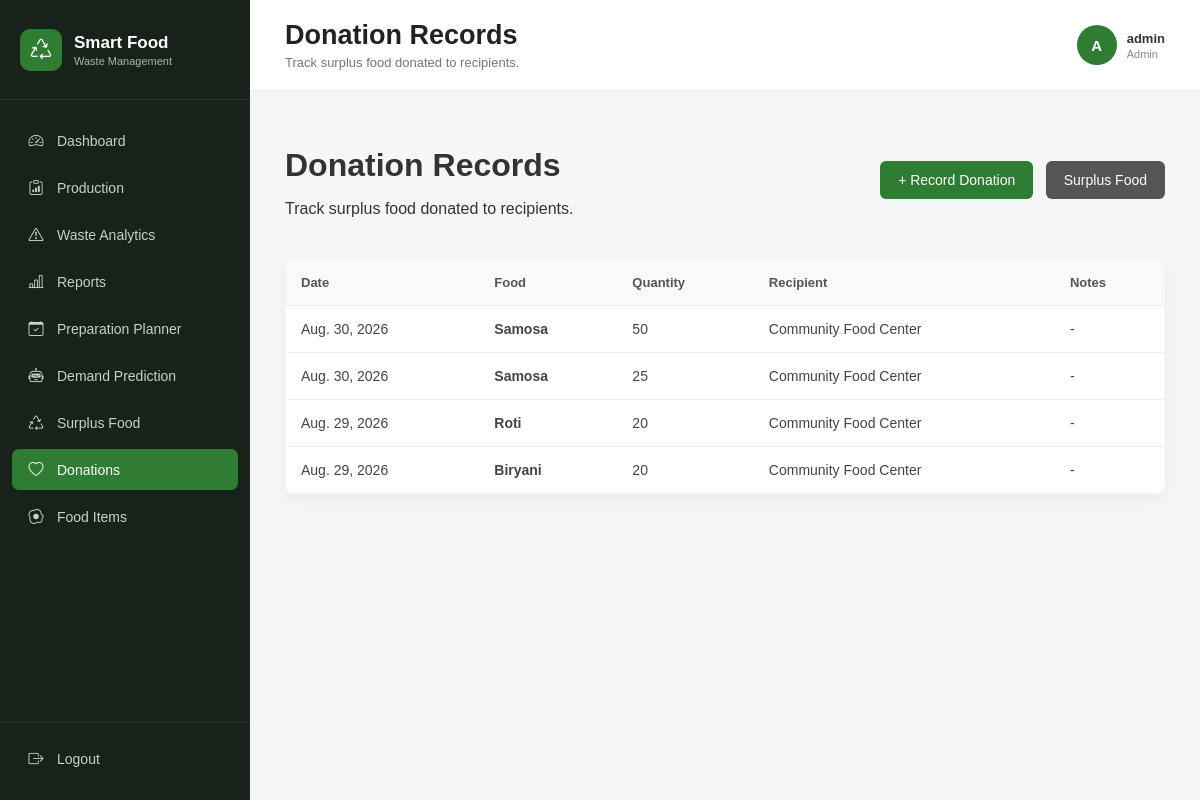
The app's page /donations/ (signed in) with its own data.
### waste_management/models.py (models this page shows, shortened)
class Donation(models.Model):
    surplus_food = models.ForeignKey(
        SurplusFood,
        on_delete=models.CASCADE,
        related_name='donations'
    )
    quantity = models.PositiveIntegerField()
    recipient = models.CharField(
        max_length=150
    )
    donation_date = models.DateField()
    notes = models.TextField(
        blank=True
    )
    created_at = models.DateTimeField(
        auto_now_add=True
    )

class SurplusFood(models.Model):
    STATUS_CHOICES = [
        ('Available', 'Available'),
        ('Donated', 'Donated'),
        ('Consumed', 'Consumed'),
        ('Disposed', 'Disposed'),
    ]
    food = models.ForeignKey(
        FoodItem,
        on_delete=models.CASCADE,
        related_name='surplus_records'
    )
    quantity = models.PositiveIntegerField()
    surplus_date = models.DateField()
    status = models.CharField(
        max_length=20,
        choices=STATUS_CHOICES,
        default='Available'
    )
    notes = models.TextField(
        blank=True
    )
    created_at = models.DateTimeField(
        auto_now_add=True
    )

class FoodItem(models.Model):
    CATEGORY_CHOICES = [
        ('Breakfast', 'Breakfast'),
        ('Main Course', 'Main Course'),
        ('Snacks', 'Snacks'),
        ('Dessert', 'Dessert'),
        ('Beverage', 'Beverage'),
        ('Other', 'Other'),
    ]
    food_name = models.CharField(
        max_length=100
    )
    category = models.CharField(
        max_length=50,
        choices=CATEGORY_CHOICES
    )
    cost_per_unit = models.DecimalField(
        max_digits=10,
        decimal_places=2,
        validators=[MinValueValidator(0)]
    )
    selling_price = models.DecimalField(
        max_digits=10,
        decimal_places=2,
        validators=[MinValueValidator(0)]
    )
    is_available = models.BooleanField(
        default=True
    )
    created_at = models.DateTimeField(
        auto_now_add=True
    )
    updated_at = models.DateTimeField(
        auto_now=True
    )

### waste_management/views.py (the view)
@login_required
def donation_list(request):
    if not (
        request.user.groups.filter(
            name="Admin"
        ).exists()
        or
        request.user.groups.filter(
            name="Staff"
        ).exists()
    ):
        return redirect("dashboard")
    donations = (
        Donation.objects
        .select_related(
            "surplus_food__food"
        )
        .order_by(
            "-donation_date",
            "-created_at"
        )
    )
    return render(
        request,
        "waste_management/donation_list.html",
        {
            "donations": donations
        }
    )

### waste_management/templates/waste_management/donation_list.html (shortened to what this page needs)
{% extends 'waste_management/base.html' %}
{% block page_title %}
  Donation Records
{% endblock %}
{% block page_subtitle %}
  Track surplus food donated to recipients.
{% endblock %}
{% block content %}
  <div class="page-header">
    <div>
      <h1>Donation Records</h1>
      <p>Track surplus food donated to recipients.</p>
    </div>
    <div>
      <a href="{% url 'add_donation' %}" class="primary-btn">+ Record Donation</a>
      <a href="{% url 'surplus_list' %}" class="secondary-btn">Surplus Food</a>
    </div>
  </div>
  <div class="table-container">
    <table>
      <thead>
        <tr>
          <th>Date</th>
          <th>Food</th>
          <th>Quantity</th>
          <th>Recipient</th>
          <th>Notes</th>
        </tr>
      </thead>
      <tbody>
        {% for donation in donations %}
          <tr>
            <td>{{ donation.donation_date }}</td>
            <td>
              <strong>{{ donation.surplus_food.food.food_name }}</strong>
            </td>
            <td>{{ donation.quantity }}</td>
            <td>{{ donation.recipient }}</td>
            <td>{{ donation.notes|default:'-' }}</td>
          </tr>
        {% empty %}
          <tr>
            <td colspan="5" class="empty-state">No donation records found.</td>
          </tr>
        {% endfor %}
      </tbody>
    </table>
  </div>
{% endblock %}

### waste_management/templates/waste_management/base.html (shortened to what this page needs)
{% load static %}
<!DOCTYPE html>
<html lang="en">
  <head>
    <link rel="stylesheet" href="{% static 'css/style.css' %}" />
    <link rel="stylesheet" href="https://cdn.jsdelivr.net/npm/bootstrap-icons@1.11.3/font/bootstrap-icons.min.css" />
  </head>
  <body>
    <div class="app-layout">
      <aside class="app-sidebar">
        <div class="sidebar-brand">
          <div class="sidebar-brand-icon">
            <i class="bi bi-recycle"></i>
          </div>
          <div>
            <h2>Smart Food</h2>
            <span>Waste Management</span>
          </div>
        </div>
        <nav class="sidebar-menu">
          <a href="{% url 'dashboard' %}" class="sidebar-link {% if request.resolver_match.url_name == 'dashboard' %}active{% endif %}">
            <span class="sidebar-icon"><i class="bi bi-speedometer2"></i></span>
            <span>Dashboard</span>
          </a>
          <a href="{% url 'production_list' %}" class="sidebar-link {% if request.resolver_match.url_name == 'production_list' or request.resolver_match.url_name == 'add_production' %}active{% endif %}">
            <span class="sidebar-icon"><i class="bi bi-clipboard-data"></i></span>
            <span>Production</span>
          </a>
          <a href="{% url 'waste_dashboard' %}" class="sidebar-link {% if request.resolver_match.url_name == 'waste_dashboard' %}active{% endif %}">
            <span class="sidebar-icon"><i class="bi bi-exclamation-triangle"></i></span>
            <span>Waste Analytics</span>
          </a>
          <a href="{% url 'reports_dashboard' %}" class="sidebar-link {% if request.resolver_match.url_name == 'reports_dashboard' %}active{% endif %}">
            <span class="sidebar-icon"><i class="bi bi-bar-chart-line"></i></span>
            <span>Reports</span>
          </a>
          <a href="{% url 'preparation_planner' %}" class="sidebar-link {% if request.resolver_match.url_name == 'preparation_planner' %}active{% endif %}">
            <span class="sidebar-icon"><i class="bi bi-calendar-check"></i></span>
            <span>Preparation Planner</span>
          </a>
          <a href="{% url 'demand_prediction' %}" class="sidebar-link {% if request.resolver_match.url_name == 'demand_prediction' %}active{% endif %}">
            <span class="sidebar-icon"><i class="bi bi-robot"></i></span>
            <span>Demand Prediction</span>
          </a>
          <a href="{% url 'surplus_list' %}" class="sidebar-link {% if request.resolver_match.url_name == 'surplus_list' or request.resolver_match.url_name == 'add_surplus' %}active{% endif %}">
            <span class="sidebar-icon"><i class="bi bi-recycle"></i></span>
            <span>Surplus Food</span>
          </a>
          <a href="{% url 'donation_list' %}" class="sidebar-link {% if request.resolver_match.url_name == 'donation_list' or request.resolver_match.url_name == 'add_donation' %}active{% endif %}">
            <span class="sidebar-icon"><i class="bi bi-heart"></i></span>
            <span>Donations</span>
          </a>
          {% if request.user.groups.all %}
            {% if request.user.groups.all.0.name == 'Admin' %}
              <a href="{% url 'food_list' %}" class="sidebar-link {% if request.resolver_match.url_name == 'food_list' or request.resolver_match.url_name == 'add_food' or request.resolver_match.url_name == 'edit_food' %}active{% endif %}">
                <span class="sidebar-icon"><i class="bi bi-egg-fried"></i></span>
                <span>Food Items</span>
              </a>
            {% endif %}
          {% endif %}
        </nav>
        <div class="sidebar-footer">
          <a href="{% url 'logout' %}" class="sidebar-link logout-link">
            <span class="sidebar-icon"><i class="bi bi-box-arrow-right"></i></span>
            <span>Logout</span>
          </a>
        </div>
      </aside>
      <main class="app-main">
        <header class="app-topbar">
          <div>
            <h1>
              {% block page_title %}{% endblock %}
            </h1>
            <p>
              {% block page_subtitle %}{% endblock %}
            </p>
          </div>
          <div class="app-user">
            <div class="app-user-avatar">{{ request.user.username|first|upper }}</div>
            <div>
              <strong>{{ request.user.username }}</strong>
              <span>
                {% if request.user.groups.all.0.name %}
                  {{ request.user.groups.all.0.name }}
                {% else %}
                  User
                {% endif %}
              </span>
            </div>
          </div>
        </header>
        <div class="app-content">
          {% block content %}
          {% endblock %}
        </div>
      </main>
    </div>
  </body>
</html>

### waste_management/static/css/style.css (style rules this page uses)
.page-header { display: flex; justify-content: space-between; align-items: center; margin-bottom: 25px; }
.page-header h1 { margin-bottom: 5px; }
.primary-btn { display: inline-block; padding: 11px 18px; background: #2e7d32; color: white; text-decoration: none; border: none; border-radius: 6px; cursor: pointer; font-size: 14px; }
.table-container { background: white; border-radius: 10px; overflow-x: auto; box-shadow: 0 5px 15px rgba(0, 0, 0, 0.05); }
table { width: 100%; border-collapse: collapse; }
th, td { padding: 15px; text-align: left; border-bottom: 1px solid #eee; }
th { background: #f8f9fa; font-size: 13px; color: #555; }
td { font-size: 14px; color: #444; }
.secondary-btn { display: inline-block; padding: 11px 18px; margin-left: 8px; background: #555; color: white; text-decoration: none; border-radius: 6px; font-size: 14px; }
* { box-sizing: border-box; }
html { scroll-behavior: smooth; }
body { margin: 0; font-family: Arial, Helvetica, sans-serif; background: #f5f7f6; color: #333; }
a, button, input, select, textarea { font-family: inherit; }
button, .primary-btn, .secondary-btn, .cancel-btn, .logout-btn, .edit-btn, .delete-btn { transition: background-color 0.2s ease, color 0.2s ease, border-color 0.2s ease, transform 0.2s ease, box-shadow 0.2s ease; }
.dashboard-card, .stat-card, .analysis-card, .form-card, .table-container { border: 1px solid rgba(0, 0, 0, 0.035); }
.table-container { width: 100%; }
table { min-width: 650px; }
tbody tr { transition: background-color 0.15s ease; }
.app-layout { min-height: 100vh; background: #f5f7f6; }
.app-sidebar { position: fixed; top: 0; left: 0; bottom: 0; width: 250px; display: flex; flex-direction: column; background: #17221b; color: white; z-index: 1000; }
.sidebar-brand { height: 100px; padding: 20px; display: flex; align-items: center; gap: 12px; border-bottom: 1px solid rgba(255, 255, 255, 0.08); }
.sidebar-brand-icon { width: 42px; height: 42px; flex-shrink: 0; display: flex; align-items: center; justify-content: center; background: #2e7d32; border-radius: 10px; font-size: 21px; }
.sidebar-brand h2 { margin: 0; color: white; font-family: Arial, Helvetica, sans-serif; font-size: 17px; font-weight: 600; }
.sidebar-brand span { display: block; margin-top: 2px; color: #aab5ad; font-family: Arial, Helvetica, sans-serif; font-size: 11px; }
.sidebar-menu { flex: 1; padding: 20px 12px; overflow-y: auto; }
.sidebar-link { display: flex; align-items: center; gap: 11px; width: 100%; padding: 12px 14px; margin-bottom: 6px; border-radius: 7px; color: #c8d0ca; text-decoration: none; font-family: Arial, Helvetica, sans-serif; font-size: 14px; transition: background 0.2s ease, color 0.2s ease; }
.sidebar-link.active { background: #2e7d32; color: white; }
.sidebar-icon { width: 20px; display: inline-flex; align-items: center; justify-content: center; font-size: 15px; }
.sidebar-footer { padding: 15px 12px; border-top: 1px solid rgba(255, 255, 255, 0.08); }
.app-main { min-height: 100vh; margin-left: 250px; width: calc(100% - 250px); background: #f5f7f6; }
.app-topbar { min-height: 90px; padding: 20px 35px; display: flex; align-items: center; justify-content: space-between; gap: 20px; background: white; border-bottom: 1px solid #edf0ed; box-shadow: 0 2px 10px rgba(0, 0, 0, 0.03); }
.app-topbar h1 { margin: 0 0 4px; color: #222; font-family: Arial, Helvetica, sans-serif; font-size: 27px; font-weight: 600; }
.app-topbar p { margin: 0; color: #777; font-family: Arial, Helvetica, sans-serif; font-size: 13px; }
.app-user { display: flex; align-items: center; gap: 10px; flex-shrink: 0; }
.app-user-avatar { width: 40px; height: 40px; display: flex; align-items: center; justify-content: center; border-radius: 50%; background: #2e7d32; color: white; font-family: Arial, Helvetica, sans-serif; font-size: 15px; font-weight: bold; }
.app-user strong { display: block; color: #333; font-family: Arial, Helvetica, sans-serif; font-size: 13px; }
.app-user span { display: block; margin-top: 2px; color: #888; font-family: Arial, Helvetica, sans-serif; font-size: 11px; }
.app-content { padding: 35px; }

### records on screen
Donation: donation_date "Aug. 30, 2026", surplus_food.food.food_name "Samosa", quantity "50", recipient "Community Food Center", notes "-"
Donation: donation_date "Aug. 30, 2026", surplus_food.food.food_name "Samosa", quantity "25", recipient "Community Food Center", notes "-"
Donation: donation_date "Aug. 29, 2026", surplus_food.food.food_name "Roti", quantity "20", recipient "Community Food Center", notes "-"
Donation: donation_date "Aug. 29, 2026", surplus_food.food.food_name "Biryani", quantity "20", recipient "Community Food Center", notes "-"

### other values on screen
{{ request.user.username|first|upper }} "A"
{{ request.user.username }} "admin"
{{ request.user.groups.all.0.name }} "Admin"
